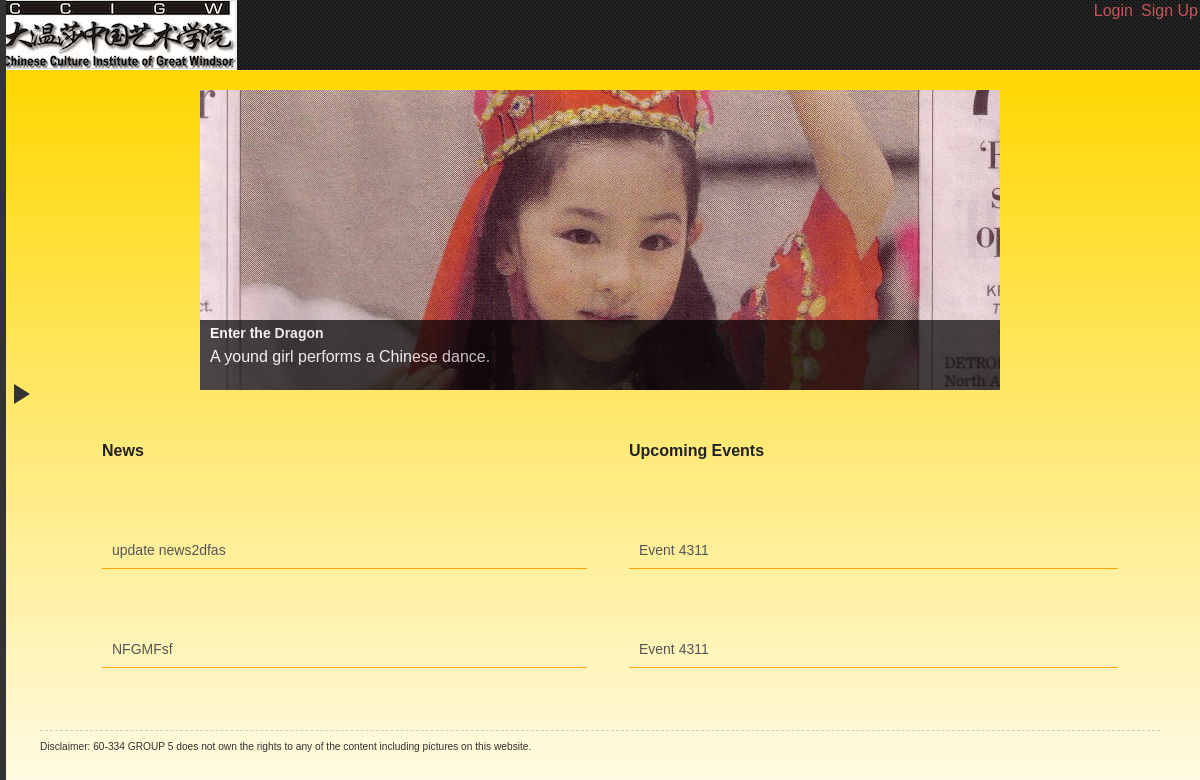
The page / on the database its author committed.
### tables this page shows
CREATE TABLE IF NOT EXISTS `db_news` (
  `newsid` int(11) NOT NULL AUTO_INCREMENT,
  `uid` int(11) NOT NULL,
  `readaccess` int(11) NOT NULL,
  `subject` mediumtext NOT NULL,
  `createtime` datetime NOT NULL,
  `body` varchar(255) NOT NULL,
  `categoryid` int(11) NOT NULL,
  `lastedit` datetime DEFAULT NULL,
  PRIMARY KEY (`newsid`),
  KEY `uid` (`uid`),
  KEY `categoryid` (`categoryid`)
);

CREATE TABLE IF NOT EXISTS `db_events` (
  `eventsid` int(11) NOT NULL AUTO_INCREMENT,
  `subject` varchar(255) NOT NULL,
  `readaccess` int(11) NOT NULL,
  `body` mediumtext NOT NULL,
  `categoryid` int(11) NOT NULL,
  `createtime` datetime NOT NULL,
  `uid` int(11) NOT NULL,
  `startime` date DEFAULT NULL,
  `endtime` date DEFAULT NULL,
  `maxmember` int(11) NOT NULL,
  `lastedit` datetime DEFAULT NULL,
  PRIMARY KEY (`eventsid`),
  KEY `uid` (`uid`),
  KEY `categoryid` (`categoryid`)
);

### dblib/config.php (called while the page is built, shortened)
<?php
 $DBNAME="ccigw";
 $DBUSER="root";
 $DBPASS="root";
?>

### dblib/db_news.php (called while the page is built, shortened)
<?php
require_once 'config.php';
class Db_news {
    public $db_connection_handle = NULL;
    function __construct() {
        global $DBUSER, $DBPASS, $DBNAME;
        $this->db_connection_handle =
            new PDO( "mysql:host=localhost;dbname=$DBNAME", $DBUSER, $DBPASS );
        $this->db_connection_handle->
        setAttribute( PDO::ATTR_ERRMODE, PDO::ERRMODE_EXCEPTION );
        $this->db_connection_handle->setAttribute( PDO::ATTR_CASE, PDO::CASE_LOWER );
        $this->db_connection_handle->
        setAttribute( PDO::ATTR_ORACLE_NULLS, PDO::NULL_NATURAL );
    }
    public function show_all_news( $offset, $pagesize ) {
        try{
            $sql='SELECT * FROM db_news LIMIT :offset,:pagesize';
            $st = $this->db_connection_handle->prepare( $sql );
            $st->bindParam( ':offset', $offset, PDO::PARAM_INT );
            $st->bindParam( ':pagesize', $pagesize, PDO::PARAM_INT );
            $st->execute();
            $st->setFetchMode( PDO::FETCH_ASSOC );
            $result=array();
            while ( $row = $st->fetch() ) {
                array_push( $result, $row );
            }
            return $result;
        }
        catch ( PDOException $e ) {
            return $e->getMessage();
        }
    }
}

### dblib/db_events.php (called while the page is built, shortened)
<?php
require_once 'config.php';
class Db_events {
    public $db_connection_handle = NULL;
    function __construct() {
        global $DBUSER, $DBPASS, $DBNAME;
        $this->db_connection_handle =
            new PDO( "mysql:host=localhost;dbname=$DBNAME", $DBUSER, $DBPASS );
        $this->db_connection_handle->
        setAttribute( PDO::ATTR_ERRMODE, PDO::ERRMODE_EXCEPTION );
        $this->db_connection_handle->setAttribute( PDO::ATTR_CASE, PDO::CASE_LOWER );
        $this->db_connection_handle->
        setAttribute( PDO::ATTR_ORACLE_NULLS, PDO::NULL_NATURAL );
    }
    public function show_events_list( $offset, $pagesize ) {
        try{
            $sql='SELECT * FROM db_events LIMIT :offset,:pagesize';
            $st = $this->db_connection_handle->prepare( $sql );
            $st->bindParam( ':offset', $offset, PDO::PARAM_INT );
            $st->bindParam( ':pagesize', $pagesize, PDO::PARAM_INT );
            $st->execute();
            $st->setFetchMode( PDO::FETCH_ASSOC );
            $result=array();
            while ( $row = $st->fetch() ) {
                array_push( $result, $row );
            }
            return $result;
        }
        catch ( PDOException $e ) {
            return $e->getMessage();
        }
    }
}
?>

### index.php (the view, shortened to what this page needs)
<?php
require_once 'include/demoframe.php';
require_once 'dblib/db_events.php';
require_once 'dblib/db_news.php';
echo '
		<ul class="slideshow">
				<li class="show">
					<a href="http://www.msn.com">
						<img src="images/ccigwdemo1.jpg" width="800" height="300" title="Enter the Dragon" alt="A yound girl
						performs a Chinese dance."/>
					</a>
				</li>
				<li>
					<a href="http://www.msn.com">
						<img src="images/ccigwdemo2.jpg" width="800" height="300" title="DIY Dumplings" alt="Learn how to make you
						own dumplings!"/>
					</a>
				</li>
				<li>
					<a href="http://www.msn.com">
						<img src="images/ccigwdemo4.jpg" width="800" height="300" title="God of Furtune" alt="Watch him perform"/>
					</a>
				</li>
				<li>
					<a href="http://www.msn.com">
						<img src="images/ccigwdemo5.jpg" width="800" height="300" title="Chinese Dance" alt="A youth
						performs a Chinese dance."/>
					</a>
				</li>
				<li>
					<a href="http://www.msn.com">
						<img src="images/ccigwdemo6.jpg" width="800" height="300" title="Children Art" alt="Art Display"/>
					</a>
				</li>
			</ul>';
$news_handle = new Db_news();
$event_handle = new Db_events();
$news_list = $news_handle->show_all_news(0, 2);
$event_list = $event_handle->show_events_list(0, 2);
echo '<div id="news"><table><tr><td><h6>News</h6></td><td><h6>Upcoming Events</h6></td>';
for ( $i = 0 ; $i < 2 ; $i ++ )
{
    echo  '<tr><td>',
           '<a href="newspage.php?newsid=', $news_list[$i]["newsid"] ,
          '" > ', $news_list[$i]['subject'], '</a></td>',
           '<td><a href="eventpage.php?eventsid=', $event_list[$i]["eventsid"] ,
            '" > ', $event_list[$i]['subject'] , ' </a></td></tr>' ;
}
echo '</table></div>';
?>

### css/layout.css (style rules this page uses)
* { margin: 0; padding: 0; }
html, body { height: 100%; overflow: hidden; }
body { background-color: #222; background-repeat: repeat; font-family: 'Lato', Helvetica, sans-serif; font-size: 16px; color: #222; }
a { color: #c2575b; text-decoration: none; -webkit-transition: 0.15s color ease; -moz-transition: 0.15s color ease; -ms-transition: 0.15s color ease; -o-transition: 0.15s color ease; transition: 0.15s color ease; }
#news table { width: 100%; padding: 20px 30px; }
#news td { padding: 30px; }
#news h6 { font-size: 16px; margin: 0; padding: 0 0 10px; }
#news a { margin: 0; padding: 0; width: 100%; display: block; border-bottom: 1px solid orange; font-size: 14px; padding: 10px; color: #555555; text-decoration: none; }

### css/slideshow.css (style rules this page uses)
body { font-family:arial; font-size:12px; }
ul.slideshow { list-style:none; width:800px; height:300px; overflow:hidden; position:relative; margin-left: auto; margin-right: auto; }
ul.slideshow li { position:absolute; left:0; right:0; }
ul.slideshow li.show { z-index:500; }
ul img { border:none; }

### rows shown on the page
db_news: subject "update news2dfas"
db_events: subject "Event 4311"
db_news: subject "NFGMFsf"
db_events: subject "Event 4311"

### other values the page prints
$login['label'] "Login"
